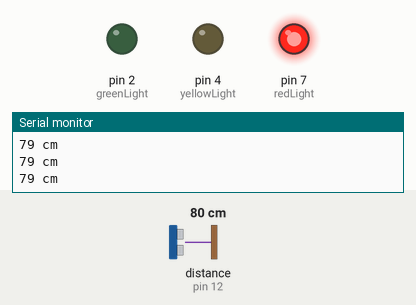
This sketch was run on a simulated Arduino Uno, built with avr-gcc and run on an emulated ATmega328P. Shown: output pins drawn as LEDs (lit = HIGH), the last lines printed to the serial monitor. Wiring (inferred from the names in the program): ultrasonic range finder: trigger pin 13; echo pin 12. Inputs (shaded band) come from the test bench; at power-on: distance to the obstacle (sensor on pin 12) 80 cm. The echo pulse lasts 58.3 µs per cm; pins used as bus, display or sensor lines are not drawn.

Above: at 1.3 s.
1.4 s: distance to the obstacle (sensor on pin 12) set to 23 cm
4.2 s: distance to the obstacle (sensor on pin 12) set to 20 cm
At 6.6 s:
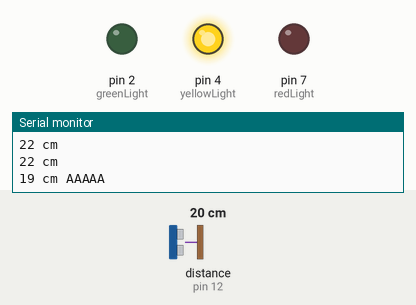
9.0 s: distance to the obstacle (sensor on pin 12) set to 35 cm
At 11.3 s:
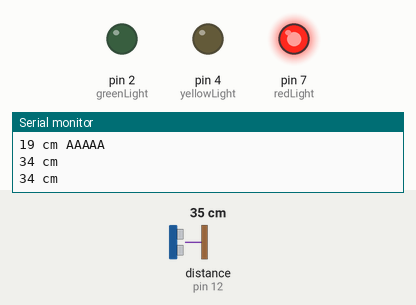
12.0 s: distance to the obstacle (sensor on pin 12) set to 2 cm
At 15.8 s:
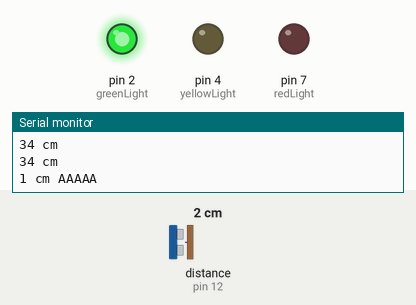
Timing chart, 0 to 16.0 s (numbered marks = the images above; inputs shaded):
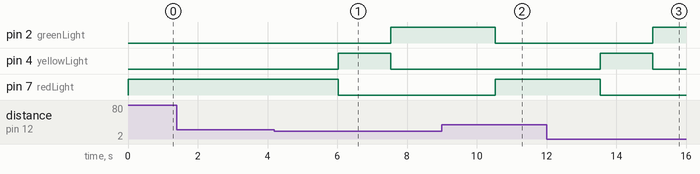

The sketch:

stoplight.ino
```cpp
// ULTRASONIC SENSOR
int trigPin = 13;
int echoPin = 12;

// LIGHTS
int redLight = 7;
int yellowLight = 4;
int greenLight = 2;

// MOTION
bool firstLoop = true;

// DELAY
int lightTimer = 1500;

void setup() {
  Serial.begin(9600);

  pinMode(trigPin, OUTPUT);
  pinMode(echoPin, INPUT);

  pinMode(redLight, OUTPUT);
  pinMode(yellowLight, OUTPUT);
  pinMode(greenLight, OUTPUT);
}

void loop() {
  long duration, distance;
  digitalWrite(trigPin, LOW);
  delayMicroseconds(2);
  digitalWrite(trigPin, HIGH);
  delayMicroseconds(10);
  digitalWrite(trigPin, LOW);
  duration = pulseIn(echoPin, HIGH);
  distance = (duration/2) / 29.1;
  if (distance >= 200 || distance <= 0)
  {
    firstLoop = true;
    digitalWrite(greenLight, LOW);
    Serial.println("Out of range");
    digitalWrite(greenLight, LOW);
    digitalWrite(yellowLight, LOW);
    digitalWrite(redLight, HIGH);
  }
  else if (distance <= 20)
  {
    Serial.print(distance);
    Serial.println(" cm AAAAA");
    if (firstLoop) {
      digitalWrite(redLight, HIGH);
      delay(lightTimer);
      digitalWrite(redLight, LOW);
      digitalWrite(yellowLight, HIGH);
      delay(lightTimer);
      digitalWrite(yellowLight, LOW);
      digitalWrite(greenLight, HIGH);
      firstLoop = false;
    } else {
      digitalWrite(greenLight, HIGH);
    }
    delay(2500);

  } else {
    firstLoop = true;
    digitalWrite(greenLight, LOW);
    Serial.print(distance);
    Serial.println(" cm");
    digitalWrite(redLight, HIGH);
  }
  delay(500);

}
```

Measured:
- the behaviour switches between 22 and 21 cm on distance to the obstacle (sensor on pin 12) (found by bisection; images 0 and 1)
- after the input at 4.2 s, pin 2 (greenLight): LOW → HIGH after 3.3 s; pin 4 (yellowLight): LOW → HIGH after 1.8 s, → LOW 1.5 s later; pin 7 (redLight): HIGH → LOW after 1.8 s
- after the input at 9.0 s, pin 2 (greenLight): HIGH → LOW after 1.5 s; pin 7 (redLight): LOW → HIGH after 1.5 s
- after the input at 12.0 s, pin 2 (greenLight): LOW → HIGH after 3.0 s; pin 4 (yellowLight): LOW → HIGH after 1.5 s, → LOW 1.5 s later; pin 7 (redLight): HIGH → LOW after 1.5 s
